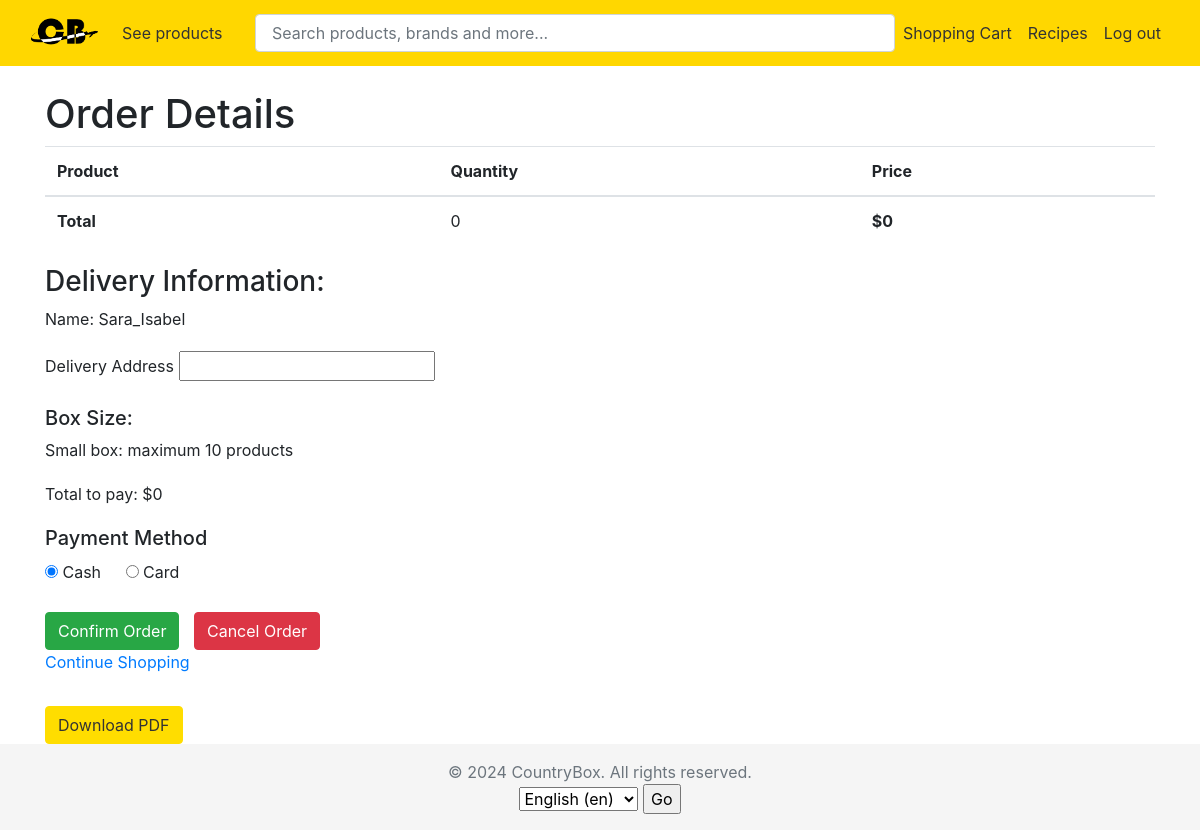
The app's page /shopping-cart/order/ (signed in), older data.
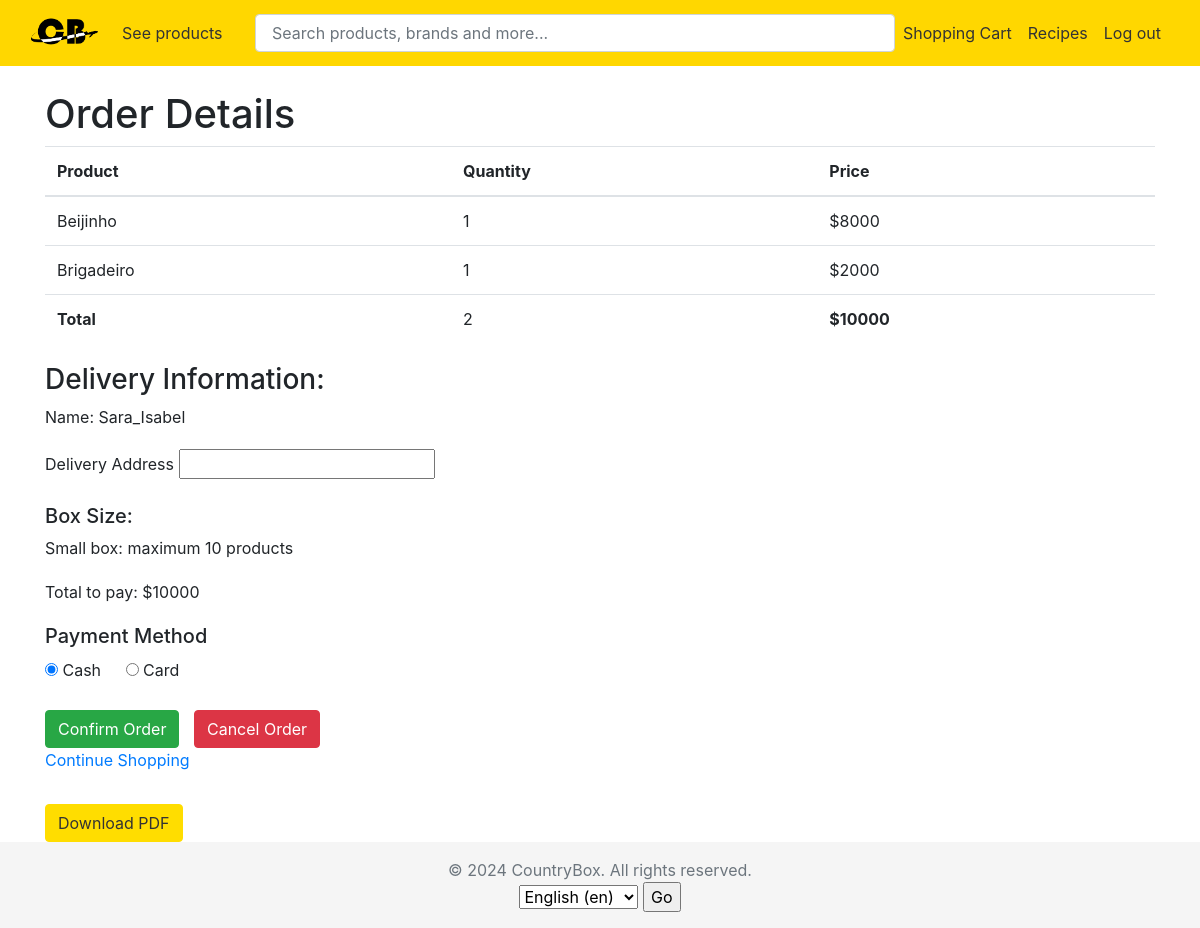
The same page, newer data.
### shoppingcart/models.py (models this page shows, shortened)
class CartItem(models.Model):
    cart = models.ForeignKey(Cart, on_delete=models.CASCADE, related_name="items")
    product = models.ForeignKey(Product, on_delete=models.CASCADE)
    quantity = models.IntegerField(default=1)
    def get_total_price(self):
        return self.product.price * self.quantity

### products/models.py (models this page shows)
class Product(models.Model):
    name = models.CharField(max_length=255)
    description=models.CharField(max_length=255)
    country=models.CharField(max_length=255)
    size=models.CharField(max_length=255)
    image_product= models.ImageField(upload_to='products/images/', default= 'products/images/box.jpg')
    price=models.IntegerField()

### shoppingcart/views.py (the view, shortened to what this page needs)
# urls.py: path('order/', views.order, name='order'),
@login_required
def order(request):
    customer_id = request.user.id
    customer = CustomUser.objects.get(pk=customer_id)
    cart, create = Cart.objects.get_or_create(customer=customer)
    cart_items = CartItem.objects.filter(cart=cart.pk)
    total_cart = sum(item.get_total_price() for item in cart_items)
    total_quantity = ShoppingCart.get_total_quantity(cart.items.all())
    return render(request, "order.html", {
        "cart": cart,
        "cart_items": cart_items,
        "customer": customer,
        "total_price": total_cart,
        "total_quantity": total_quantity
    })

### shoppingcart/utils.py (called while the page is built)
    def get_total_quantity(cart_items):
        total_quantity = 0
        for item in cart_items:
            total_quantity += item.quantity
        return total_quantity

### shoppingcart/templates/order.html (shortened to what this page needs)
{% extends 'templates/base.html' %}
{% load i18n %}
{% block content %}
  <h1>{% trans "Order Details" %}</h1>
  <table class="table">
    <thead>
      <tr>
        <th>{% trans "Product" %}</th>
        <th>{% trans "Quantity" %}</th>
        <th>{% trans "Price" %}</th>
      </tr>
    </thead>
    <tbody>
      {% for item in cart_items %}
        <tr>
          <td>{{ item.product.name }}</td>
          <td>{{ item.quantity }}</td>
          <td>${{ item.get_total_price }}</td>
        </tr>
      {% endfor %}
      <tr>
        <td><b>{% trans "Total" %}</b></td>
        <td>{{ total_quantity }}</td>
        <td><b>${{ total_price }}</b></td>
      </tr>
    </tbody>
  </table>
  <h3 style="margin-top: 20px;">{% trans "Delivery Information:" %}</h3>
  <p>{% trans "Name:" %} {{ customer.username }}</p>
  <form method="post" action="{% url 'cart:order' %}">
    <div style="margin-top: 20px;">
      <label for="address">{% trans "Delivery Address" %}</label>
      <input type="text" id="address" name="address" required>
    </div>
    <h5 style="margin-top: 20px;">{% trans "Box Size:" %}</h5>
    {% if total_quantity <= 10 %}
      <p>{% trans "Small box: maximum 10 products" %}</p>
    {% elif total_quantity <= 20 %}
      <p>{% trans "Medium box: maximum 20 products" %}</p>
    {% elif total_quantity <= 30 %}
      <p>{% trans "Large box: maximum 30 products" %}</p>
    {% endif %}
    <p style="margin-top: 20px;">{% trans "Total to pay:" %} ${{ total_price }}</p>
    <h5 style="margin-top: 20px;">{% trans "Payment Method" %}</h5>
    <div style="margin-top: 10px;">
      <label style="margin-right: 20px;">
        <input type="radio" name="payment_method" value="Cash" checked> {% trans "Cash" %}
      </label>
      <label>
        <input type="radio" name="payment_method" value="Card"> {% trans "Card" %}
      </label>
    </div>
    <div class="form-buttons" style="margin-top: 20px;">
      <button type="submit" class="btn btn-success" style="margin-right: 10px;">{% trans "Confirm Order" %}</button>
      <a href="{% url 'cart:cart' %}" class="btn btn-danger">{% trans "Cancel Order" %}</a>
    </div>
  </form>
  <p><a href="{% url 'list' %}">{% trans "Continue Shopping" %}</a></p>
  <a href="{% url 'cart:order_pdf' %}" class="btn btn-primary">{% trans "Download PDF" %}</a>
{% endblock %}

Row changes from the older to the newer data that the page shows:
added CartItem: product.name "Beijinho", quantity "1", get_total_price "8000"
added CartItem: product.name "Brigadeiro", quantity "1", get_total_price "2000"
Text that changed along with them:
{{ total_quantity }}: "0" → "2"
{{ total_price }}: "0" → "10000"
